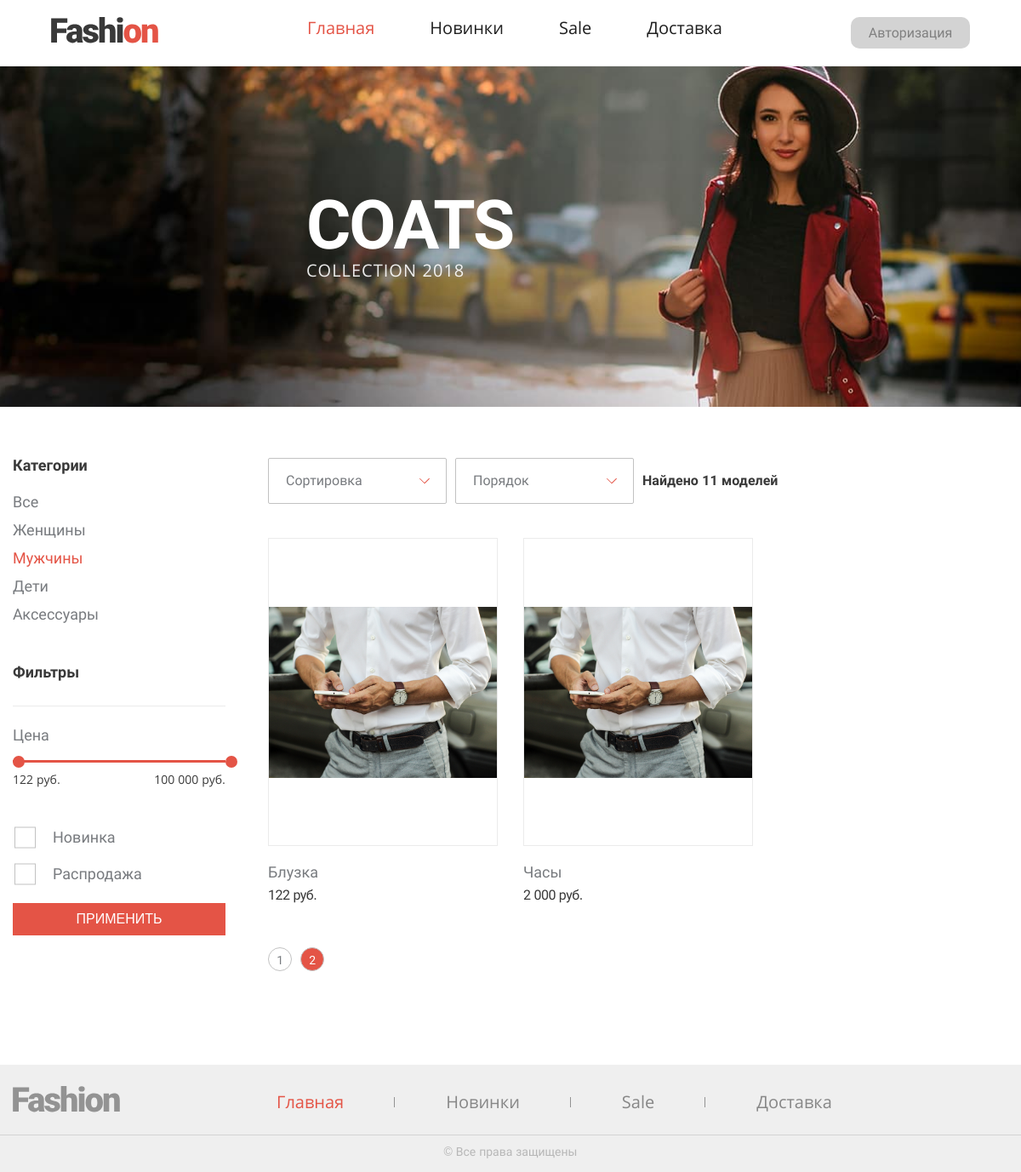
Before: /?category=men&page=2 with the older database file.
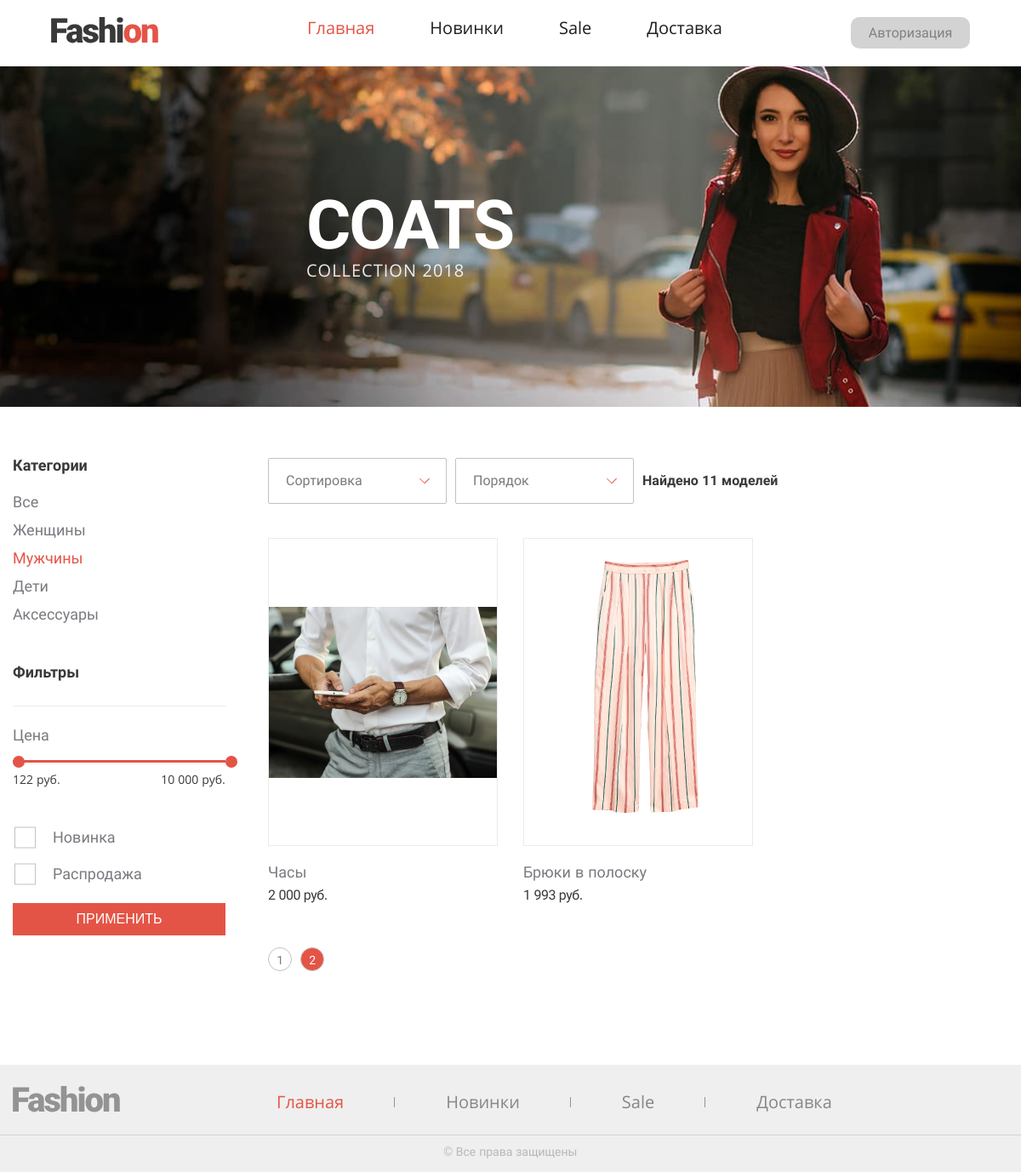
After: the same page with the newer database file.
### tables this page shows
CREATE TABLE `goods` (
  `id` int(11) NOT NULL,
  `name` varchar(255) NOT NULL,
  `price` decimal(12,2) DEFAULT NULL,
  `new` tinyint(4) NOT NULL DEFAULT '0',
  `sale` tinyint(4) NOT NULL DEFAULT '0',
  `img` text NOT NULL
);

### php/categoryHandler.php (the view, shortened to what the changed rows need)
<?php
function createGoodsArray ()
{
  include $_SERVER['DOCUMENT_ROOT'] . '/php/serverCred.php';
    $arr = [];
    $line = '';
    $add = '';
    if (isset($_GET)) {
      if (!isset($_GET['cat'])) {
        $clearGet = $_GET;
      }   else {
      ($_GET['cat'] == '') ? ($clearGet = array_diff($_GET, array(''))) : ($clearGet = $_GET);
      }
      foreach($clearGet as $key => $val) {
          if (($key == 'cat' || $key == 'category') && $val != '') {
            $add = 'ct.name = "' . $val . '"';
          } elseif ($key == 'new') {
            $add = 'goods.new = "' . $val . '"';
          } elseif ($key == 'sale') {
            $add = 'goods.sale = "' . $val . '"';
          } elseif ($key == 'minprice' && $val != '') {
            $add = 'goods.price >= "' . $val . '"';
          } elseif ($key == 'maxprice' && $val != '') {
            $add = 'goods.price <= "' . $val . '"';
          } else {
            continue;
          }
          array_push($arr, $add);
      }
      $lineConcat = implode(' and ', $arr);
      $lineConcat = (strlen($lineConcat) > 0) ? ($line = ' where ' . $lineConcat) : '';
      (strlen($line) > 0) ? ($line = 'SELECT distinct goods.id, goods.name, price, img FROM goods
      left join category_good as cg on goods.id = cg.goods_id
      left join categories as ct on cg.categories_id = ct.id ' . $lineConcat) : ($line = 'SELECT distinct goods.id, goods.name, price, img FROM goods');
    } else {
      $line = 'SELECT distinct goods.id, goods.name, price, img FROM goods';
    }
    $connect = new mysqli($host, $user, $passwordSql, $dbname);
    mysqli_set_charset($connect,'utf8');
    if(mysqli_connect_errno()) {
      return  $goodsList = [];;
    } else {
      $result = mysqli_query($connect, $line);
      $goodsList = [];
      while($row = mysqli_fetch_assoc($result)) {
          array_push($goodsList, $row);
      };
      return $goodsList;
    }
}
function createGoodsDivs ($page,$array)
{
  if (!isset($array) || (isset($array) && count($array) == 0)) {
    echo 'Товары отсутствуют, попробуйте выбрать другую категорию';
  } else {
    foreach($array as $key => $val) {
      if ($key >= ($page * 9 - 9) && $key < $page * 9) {
        echo  "<article class='shop__item product' id='goods_list_id_" . $val['id'] . "' tabindex='0'>
        <div class='product__image'>
          <img src='" . $val['img'] . "' alt='" . $val['name'] . "'>
        </div>
        <h4 class='product__name'>" . $val['name'] . "</h4>
        <span class='product__price'>" . number_format($val['price'],0,'',' ') . " руб.</span>
      </article>";
    }
    }
  }
}
function createPagination ($array, $page)
{
  $pagesNumber = ceil(count($array) / 9);
  if (isset($_GET) && !empty($_GET)) {
    $href = '/?';
    $get = '';
    foreach($_GET as $key => $val) {
      if ($key != 'page') {
        $get = $get . $key . '=' . $val . '&';
      }
    }
    $href = $href . $get . 'page=';
  } else {
    $href = '/?page=';
  }
  for ($i = 1; $i <= $pagesNumber; $i++) {
    if ($i == $page) {
      echo '
        <li>
          <a class="paginator__item " style="background-color:#E45446; color:#fff" href="' . $href . $i . '">' . $i .'</a>
        </li>
      ';
    } elseif (($i <= $page + 5) && ($i >= $page - 5) ) {
      echo '
        <li>
          <a class="paginator__item" href="' . $href . $i . '">' . $i .'</a>
        </li>
      ';
    }
  }
}
function countPrices()
{
 $maximum = 100000;
 $minimum = 0;
  $arr = [];
  $line = '';
  $add = '';
  if (isset($_GET)) {
    if (!isset($_GET['cat'])) {
      $clearGet = $_GET;
    }   else {
    ($_GET['cat'] == '') ? ($clearGet = array_diff($_GET, array(''))) : ($clearGet = $_GET);
    }
    foreach($clearGet as $key => $val) {
        if (($key == 'cat' || $key == 'category') && $val != '') {
          $add = 'ct.name = "' . $val . '"';
        } elseif ($key == 'new') {
          $add = 'goods.new = "' . $val . '"';
        } elseif ($key == 'sale') {
          $add = 'goods.sale = "' . $val . '"';
        } elseif ($key == 'minprice' && $val != '') {
          $add = 'goods.price >= "' . $minimum . '"';
        } elseif ($key == 'maxprice' && $val != '') {
          $add = 'goods.price <= "' . $maximum  . '"';
        } else {
          continue;
        }
        array_push($arr, $add);
    }
    $lineConcat = implode(' and ', $arr);
    $lineConcat = (strlen($lineConcat) > 0) ? ($line = ' where ' . $lineConcat) : '';
    (strlen($line) > 0) ? ($line = 'SELECT  MAX(price) AS maxPrice, MIN(price) AS minPrice FROM goods
    left join category_good as cg on goods.id = cg.goods_id
    left join categories as ct on cg.categories_id = ct.id ' . $lineConcat) : ($line = 'SELECT  MAX(price) AS maxPrice, MIN(price) AS minPrice FROM goods ');
  } else {
    $line = 'SELECT  MAX(price) AS maxPrice, MIN(price) AS minPrice FROM goods ';
  }
  include $_SERVER['DOCUMENT_ROOT'] . '/php/serverCred.php';
  $connect = new mysqli($host, $user, $passwordSql, $dbname);
  mysqli_set_charset($connect,'utf8');
  if(mysqli_connect_errno()) {
    return  $prices =  ["maxPrice"=> $maximum, "minPrice"=> $minimum ];
  } else {
    $result = mysqli_query($connect, $line);
    $prices = [];
    while($row = mysqli_fetch_assoc($result)) {
        array_push($prices, $row);
    };
    return $prices;
  }
}

### templates/menu/createLi.php (shortened to what the changed rows need)
<?php
function createLi ($arr, $color)
{
    echo "
        <li>
            <a class='main-menu__item' " . $color .  " href='" . $arr['path'] . "'>" . $arr['name'] ."</a>
        </li>
    ";
}
function createMenu(array $menu, $str = 'header')
{
    echo "<ul class='main-menu main-menu--" . $str . "'>";
        menuList($menu, 4);
    echo "</ul>";
}
function menuList($menu, $menuLength)
{
    foreach($menu as $key => $val) {
        if ($key + 1 <= $menuLength)  {
            if ( strlen($_SERVER['REQUEST_URI']) == 1 || $_SERVER['REQUEST_URI'][1] == '?') {
                if ($key < 1) {
                    createLi($menu[0], "style='color:#E45446;'");
                } else {
                    createLi($val, '');
                }
            }
        } else {
        }
    }
}

### index.php (shortened to what the changed rows need)
<?php
require_once $_SERVER['DOCUMENT_ROOT'] . '/php/categoryHandler.php';
require_once $_SERVER['DOCUMENT_ROOT'] . '/php/categoriesHandler.php';
$price = countPrices()[0];
?>
<?include $_SERVER['DOCUMENT_ROOT'] . '/templates/header/index.php';?>
<main class="shop-page">
  <header class="intro">
    <div class="intro__wrapper">
      <h1 class=" intro__title">COATS</h1>
    </div>
  </header>
  <div class="shop container">
    <div class="shop__filter filter">
      <form>
      <div class="filter__wrapper">
        <ul class="filter__list">
          <?createCategoriesList($categories)?>
        </ul>
      </div>
        <div class="filter__wrapper">
          <div class="filter__range range">
            <div class="range__res">
              <div>
              <span class="range__res-item range__res-item-clear max-price"><?=((isset($_GET['maxprice']) && $_GET['maxprice'] != '') ? number_format($_GET['maxprice'],0,'',' ') : number_format($price['maxPrice'],0,'',' '))?></span><span class="range__res-item  range__res-item-clear"> руб.</span>
              </div>
            </div>
          </div>
        </div>
      </form>
    </div>
    <div class="shop__wrapper">
          <p class="shop__sorting-res"><?=countModels(createGoodsArray())?></p>
      <div class="shop__list">
        <?createGoodsDivs($page, manageOrder(createGoodsArray(), (isset($_GET['order']) ? ($_GET['order']) : ''), (isset($_GET['sort']) ? ($_GET['sort']) : '')));?>
      </div>
      <ul class="shop__paginator paginator" style='align-items:center'>
        <?createPagination(createGoodsArray(), $page);?>
      </ul>
      </div>
  </div>
</main>

### php/categoriesHandler.php (shortened to what the changed rows need)
<?php
function createCategoriesList ($categories)
{
    if (isset($categories)) {
        foreach($categories as $key => $val) {
            if (isset($_GET['category']) && $_GET['category'] == $val['title'] || (isset($_GET['cat']) && $_GET['cat'] == $val['title']) || (!isset($_GET['category'])   && $val['path'] == '/')) {
                echo "
                    <li>
                        <a class='filter__list-item active' href='" . $val['path'] . "'>" . $val['name'] . "</a>
                    </li>
                ";
            } else {
                echo "
                    <li>
                        <a class='filter__list-item' href='" . $val['path'] . "'>" . $val['name'] . "</a>
                    </li>
                ";
            }
        }
    } else {
        echo "
            <li>
                <a class='filter__list-item active' href='/'>Все</a>
            </li>
        ";
    }
}

Changed rows visible on the page:
no longer on this page (row unchanged): goods: img (picture), name "Блузка", price "122"
now on this page (row edited): goods: img (picture), name "Брюки в полоску", price "1 993"
Other visible differences:
$price['maxPrice']: "100 000" → "10 000"
